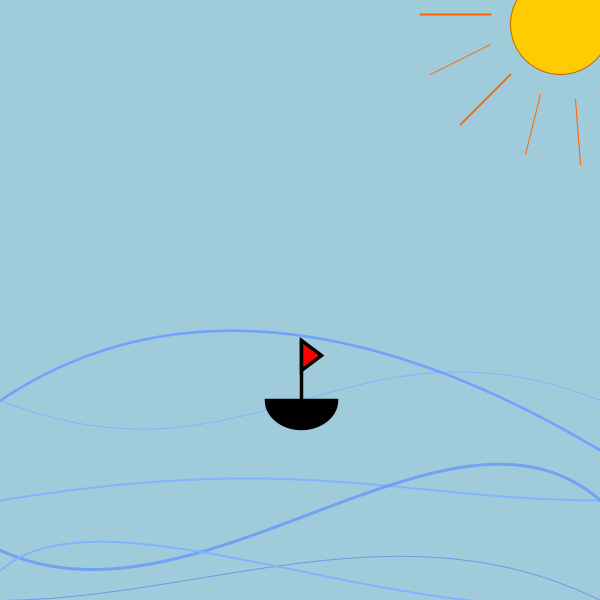
Frame 1 (no input)
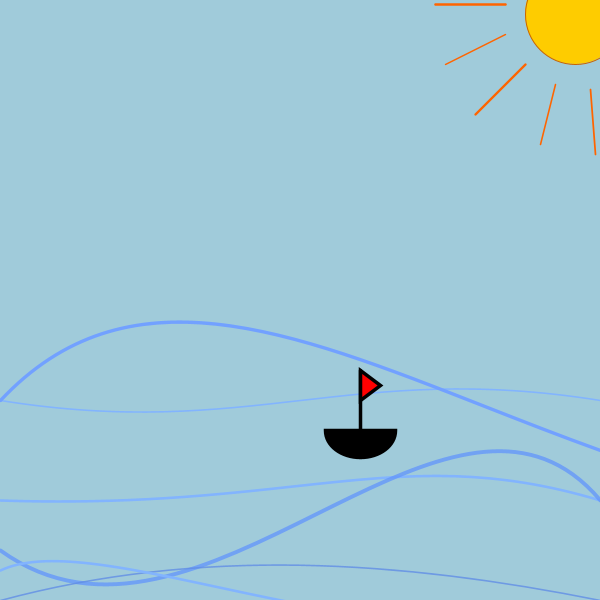
Frame 60 (the mouse pressed at the canvas centre just before this capture)
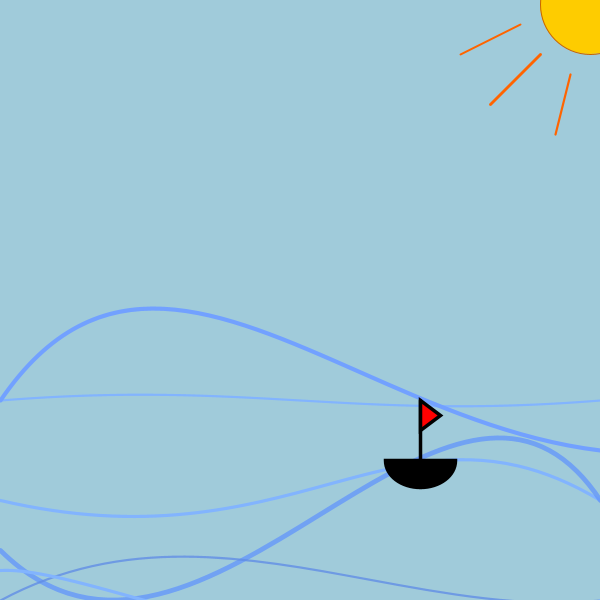
Frame 120 (the mouse held since frame 60 and released just before this capture)

The Processing sketch that drew these frames (run headless with seeded random() and noise(); from frame 60 on, the mouse is pressed at the canvas centre):

// Processing sketch: processing_93778
// ── processing_93778.pde

// code by
// JiHoon Han
// Student ID: 20121181
// Sogang University
// Digital Media Art Workshop
//
// 2013 March 20


// change1 has the value from a to b
// this is for the repositioning of the ocean waves
int a=-150;
int b=200;
int change1 = 0;
int growth1 = 1;

// change2 has the value from c to d
// this is for the repositioning of the ocean waves
int c=-150;
int d= 260;
int change2 = 100;
int growth2 = 1;

// change3 has the value from e to f
// this is for the strokeWeight of the ocean waves and sun
float e= 1;
float f= 4;
float change3 = 1;
int growth3 = 1;

// change4 has the value from g to h
// this is for the strokeWeight of the ocean waves and sun
float g= 1.3;
float h= 4;
float change4 = 2.0;
int growth4 = 1;

// floatx has the value from i to j
// this is for the boat's movement
int i=-260;
int j= 260;
int floatx = 0;
int growth5 = 1;

// floaty has the value from k to l
// this is for the boat's movement
int k=-50;
int l= 100;
float floaty = 0;
int growth6 = 1;

void setup() {
  // make the window size to 600x600 pixels
  size(600, 600);
  // make drawings smooth
  smooth();
}

void draw() {
  background(160, 203, 218);

  // this is for making the variables change their values every time
  if (growth1 == 1) {
    if (change1 >= a && change1 < b) {
      ++change1;
    }
    else if (change1 >= b) {
      --change1;
      growth1 = -1;
    }
  }
  else if (growth1 == -1) {
    if (change1 <= b && change1 > a) {
      --change1;
    }
    else if (change1 <= a) {
      ++change1;
      growth1 = 1;
    }
  }

  if (growth2 == 1) {
    if (change2 >= c && change2 < d) {
      ++change2;
    }
    else if (change2 >= d) {
      --change2;
      growth2 = -1;
    }
  }
  else if (growth2 == -1) {
    if (change2 <= d && change2 > c) {
      --change2;
    }
    else if (change2 <= c) {
      ++change2;
      growth2 = 1;
    }
  }

  if (growth3 == 1) {
    if (change3 >= e && change3 < f) {
      change3 = change3 +0.01;
    }
    else if (change3 >= f) {
      change3 = change3 -0.01;
      growth3 = -1;
    }
  }
  else if (growth3 == -1) {
    if (change3 <= f && change3 > e) {
      change3 = change3 -0.01;
    }
    else if (change3 <= e) {
      change3 = change3 +0.01;
      growth3 = 1;
    }
  }

  if (growth4 == 1) {
    if (change4 >= g && change4 < h) {
      change4 = change4 +0.01;
    }
    else if (change4 >= h) {
      change4 = change4 -0.01;
      growth4 = -1;
    }
  }
  else if (growth4 == -1) {
    if (change4 <= h && change4 > g) {
      change4 = change4 -0.01;
    }
    else if (change4 <= g) {
      change4 = change4 +0.01;
      growth4 = 1;
    }
  }

  if (growth5 == 1) {
    if (floatx >= i && floatx < j) {
      ++floatx;
    }
    else if (floatx >= j) {
      --floatx;
      growth5 = -1;
    }
  }
  else if (growth5 == -1) {
    if (floatx <= j && floatx > i) {
      --floatx;
    }
    else if (floatx <= i) {
      ++floatx;
      growth5 = 1;
    }
  }

  if (growth6 == 1) {
    if (floaty >= k && floaty < l) {
      floaty = floaty + 0.5;
    }
    else if (floaty >= l) {
      floaty = floaty - 0.5;
      growth6 = -1;
    }
  }
  else if (growth6 == -1) {
    if (floaty <= l && floaty > k) {
      floaty = floaty - 0.5;
    }
    else if (floaty <= k) {
      floaty = floaty + 0.5;
      growth6 = 1;
    }
  }

  // print variables to see if the variables are working correctly
  println("change1: " + change1 + "  change2: " + change2 + "  change3: " + change3 + "  change4: " + change4);
  println("floatx: " + floatx + "  floaty: " + floaty);



  // draw the tides
  // make the tides' strokeWeight change every time

  noFill();

  stroke(130, 180, 254);
  strokeWeight(change3);
  bezier(0, (height/6)*4, 250, 500 -change1, 350, 300 +change1, width, (height/6)*4);

  stroke(114, 161, 255);
  strokeWeight(change4*1.3);
  bezier(0, (height/6)*4, 150, 300 -change1, 350, 300 +change1, width, (height/6)*4.5);

  stroke(130, 180, 254);
  strokeWeight(change4);
  bezier(0, (height/6)*5, 300, 350 +change2, 400, 600 -change2, width, (height/6)*5);

  stroke(100, 150, 250, 200);
  strokeWeight(change4*1.5);
  bezier(0, (height/6)*5.5, 200, 550 +(change2*0.9), 450, 450 -(change2*0.8), width, (height/6)*5);

  stroke(95, 140, 230, 200);
  strokeWeight(change3 );
  bezier(0, (height/6)*6, 200, 600 -(change1*0.9), 400, 500 +change1, width, (height/6)*6);

  float change5 = change4;
  if (change5 <= 2)
    change5 = 2;
  stroke(130, 180, 254);
  strokeWeight(change5);
  bezier(0, (height/6)*5.7, 100, 480 +(change1*0.7), 400, 550 +(change2*0.8), width, (height/6)*6);


  // translate(move) the boat
  translate(floatx, floaty);

  // draw the boat body
  stroke(0, 0, 0);
  strokeWeight(3.5);
  fill(0, 0, 0);
  arc(width/2, (height/6)*4, 70, 55, 0, PI, CHORD);

  // draw the flag
  line(width/2, (height/6)*4, width/2, (height/6)*4 - 60);
  fill(255, 0, 0);
  triangle(width/2, (height/6)*4 -30, width/2, (height/6)*4 -60, width/2 +20, (height/6)*4 -45);

  translate(-floatx, -floaty);


  // translate(move) the sun
  translate(60 + (change1/4), -60 - (change2/6));  

  // draw the sun
  fill(254, 204, 0);
  stroke(200, 100, 0);
  strokeWeight(1);
  ellipse((width/6)*5, (height/6)*1, 100, 100);

  // draw the sunrays
  stroke(255, 100, 0);

  strokeWeight(change3);
  line(440, 70, 380, 50);
  strokeWeight(change4*0.9);
  line(450, 150, 400, 200);
  strokeWeight(change3*0.9);
  line(430, 120, 370, 150);
  strokeWeight(change4);
  line(430, 90, 360, 90);
  strokeWeight(change3);
  line(480, 170, 465, 230);
  strokeWeight(change3*1.1);
  line(515, 175, 520, 240);
  strokeWeight(change4);
  line(540, 165, 570, 220);

  translate(-60 - (change1/4), 60 + (change2/6));
}
